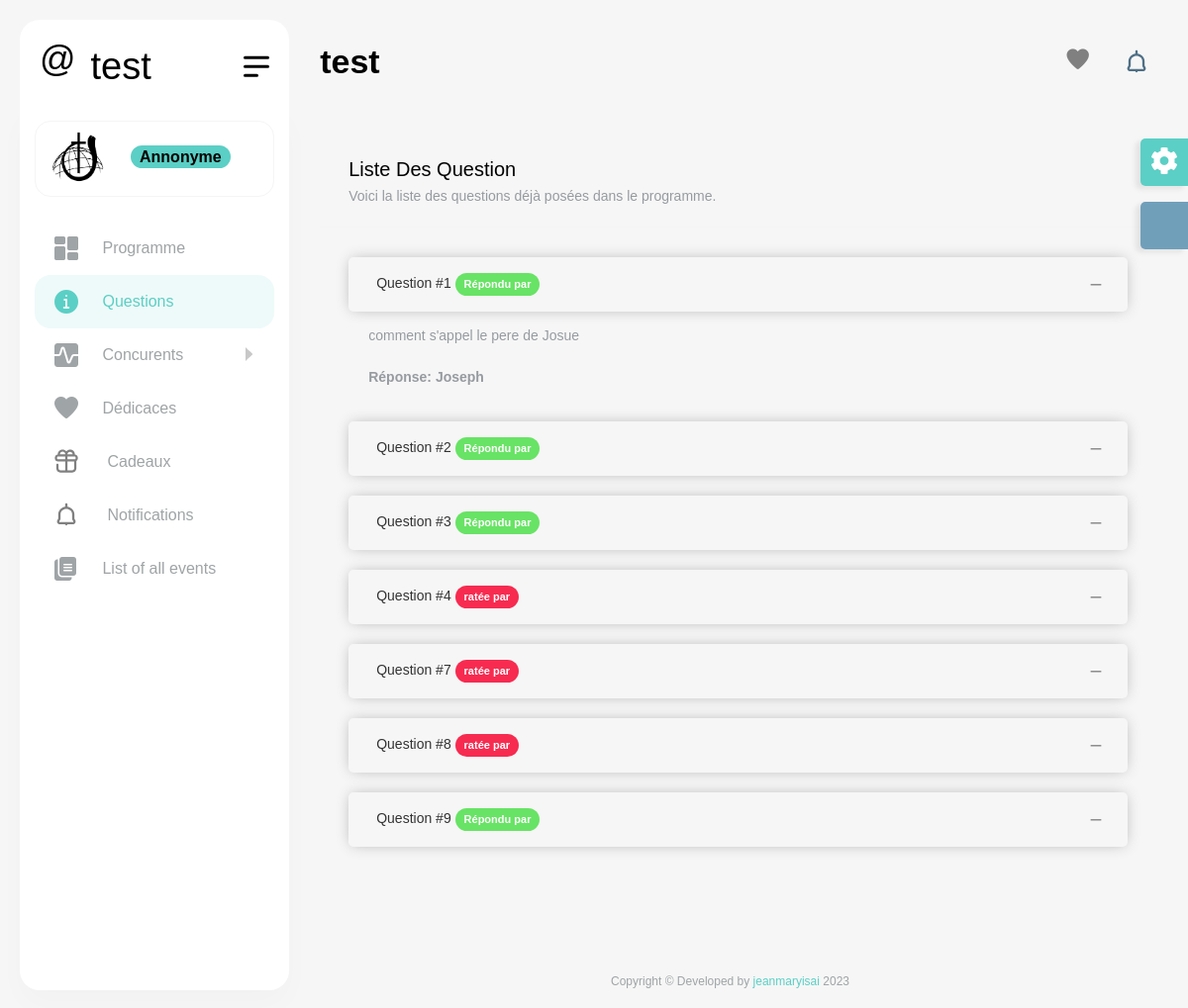
Screenshot of /questions with the database file from the repository.
### core/models.py (models this page shows, shortened)
class CustomEvent(models.Model):
    titre= models.CharField(max_length=50)
    date= models.DateTimeField()
    location=models.CharField(max_length=300)
    is_concour=models.BooleanField(default=True)
    isActive=models.BooleanField()
    mc=models.CharField(max_length=50, default='Sara Casseus')

class Question(models.Model):
    enoncee=models.TextField()
    reponse=models.TextField()
    number=models.IntegerField(unique=True)
    receveur=models.ForeignKey(Concurent,null=True,blank=True,on_delete=models.SET_NULL,related_name='personne_posee')
    repondu=models.BooleanField()
    repliques= models.ManyToManyField(Concurent,related_name='persone_avoir_repondu',blank=True)
    repliques_rate=models.ManyToManyField(Concurent,blank=True)
    manche=models.ForeignKey(Manche,on_delete=models.SET_NULL,null=True,blank=True)
    used= models.BooleanField(default=False)
    time_answer=models.DateTimeField(null=True,blank=True)
    is_unique=models.BooleanField(default=False)
    is_repliques=models.BooleanField(default=True)
    is_risk=models.BooleanField(default=False)
    is_bonus=models.BooleanField(default=False)
    event= models.ForeignKey(CustomEvent,on_delete=models.SET_NULL,null=True,blank=True)

### core/views.py (the view)
# urls.py: path('questions',questions,name='questions'),
def questions(request):
    return render(request,'questions.html',{'qst':Question.objects.filter(used=True).order_by('number')})

### core/context_processors.py (called while the page is built)
def cart(request):
    concurents= Concurent.objects.all()
    dedicaces= Dedicace.objects.filter(show=True,event=True).order_by('-date')[:5]
    notification=Notification.objects.all().order_by('-date')[:5]
    context={'concurents':concurents
    ,
    'dedicaces':dedicaces,
    'notifications':notification,
    'event':CustomEvent.objects.get(isActive=True)
    }
    return context

### core/models.py (called while the page is built)
    @property
    def isTeam(self):
        if self.members.count()>1:
            return True
        else:
            return False

    @property
    def vraiNom(self):
        if self.isTeam:
            return self.nom
        else:
            return self.members.all().first.__str__

### templates/questions.html (shortened to what this page needs)
{% extends 'base.html' %} {% load static %} {% block 'body' %}
<div class="col-xxl-12">
    <div class="card transparent-card">
        <div class="card-header d-block">
            <h4 class="card-title">Liste des question</h4>
            <p class="m-0 subtitle">Voici la liste des questions d&eacute;j&agrave; pos&eacute;es dans le programme.</p>
        </div>
        <div class="card-body">
            <div class="accordion accordion-header-shadow accordion-rounded" id="accordion-ten">
                {% for x in qst %}
                <div class="accordion-item">
                    <div class="accordion-header  rounded-lg" id="accord-{{forloop.counter}}0One" data-bs-toggle="collapse" data-bs-target="#collapse{{forloop.counter}}0One" aria-controls="collapse{{forloop.counter}}0One" aria-expanded="true" role="button">
                        <span class="accordion-header-text">Question #{{x.number}} <span
                                class="badge badge-{% if x.repondu == True %}success{%else%}danger{%endif%} badge-sm">{% if x.repondu == True %}R&eacute;pondu{%else%}rat&eacute;e{%endif%} par {{x.receveur.prenom}}</span></span>
                        <span class="accordion-header-indicator"></span>
                    </div>
                    <div id="collapse{{forloop.counter}}0One" class="collapse accordion__body {% if forloop.counter == 1 %}show{% endif %}" aria-labelledby="accord-{{forloop.counter}}0One" data-bs-parent="#accordion-ten">
                        <div class="accordion-body-text">
                            {{x.enoncee}}
                            <br><br>
                            <strong>
                                R&eacute;ponse: {{x.reponse}}
                            </strong>
                        </div>
                    </div>
                </div>
                {% empty %}
                <h3>Pas de questions pour l'instant revenez plus tard. ;)</h3>
                {% endfor %}
            </div>
        </div>
    </div>
</div>
{%endblock%}

### templates/base.html (shortened to what this page needs)
 {% load static %}
<!DOCTYPE html>
<html lang="en">
<head>
    <link href="{% static 'vendor/jquery-nice-select/css/nice-select.css' %}" rel="stylesheet">
    <link rel="stylesheet" href="{% static 'vendor/nouislider/nouislider.min.css' %}"> {% block css %}{% endblock %}
    <link rel="stylesheet" href="{% static 'vendor/sweetalert2/dist/sweetalert2.min.css' %}">
    <link href="{% static 'css/style.css' %}" rel="stylesheet">
</head>
<body style="background-image: url(static/images/pattern/pattern6i.png)">
    <div id="main-wrapper">
        <div class="nav-header">
            <a href="{% url 'home' %}" class="brand-logo">
                <h1 class="logo-abbr" width="53" height="53" viewbox="0 0 53 53">@</h1>
                <h2 class="brand-title" width="124px" height="33px">{{event.titre}}</h2>
            </a>
            <div class="nav-control">
                <div class="hamburger">
                    <span class="line"></span><span class="line"></span><span class="line"></span>
                </div>
            </div>
        </div>
        <div class="header">
            <div class="header-content">
                <nav class="navbar navbar-expand">
                    <div class="collapse navbar-collapse justify-content-between">
                        <div class="header-left">
                            <div class="dashboard_bar">
                                {{ event.titre }}
                            </div>
                        </div>
                        <ul class="navbar-nav header-right">
                            <li class="nav-item dropdown notification_dropdown">
                                <a class="nav-link  ai-icon" href="javascript:void(0);" role="button" data-bs-toggle="dropdown">
                                    <i class="flaticon-045-heart" style="color:gray;font-size:1.4rem"></i>
                                </a>
                            </li>
                            <li class="nav-item dropdown notification_dropdown">
                                <a class="nav-link" href="javascript:void(0);" data-bs-toggle="dropdown">
                                </a>
                            </li>
                        </ul>
                    </div>
                </nav>
            </div>
        </div>
        <div class="dlabnav">
            <div class="dlabnav-scroll">
                <ul class="metismenu" id="menu">
                    <li class="dropdown header-profile">
                        <a class="nav-link" href="javascript:void(0);" role="button" data-bs-toggle="dropdown">
                            <img src="{% static 'images/profile/pic1.jpg' %}" width="20" alt="">
                            <div class="header-info ms-3">
                                <span class="font-w600 " >{% if request.user.is_authenticated %} Bienvenue {{request.user.username}}{% else %}<span class="bg-primary badge badge-sm">Annonyme</span>{% endif %}</span>
                            </div>
                        </a>
                    </li>
                    <li>
                        <a class=" ai-icon" href="{% url 'programme' %}" aria-expanded="false">
                            <i class="flaticon-025-dashboard"></i>
                            <span class="nav-text">Programme</span>
                        </a>
                    </li>
                    <li>
                        <a class="ai-icon" href="{% url 'questions' %}" aria-expanded="false">
                            <i class="flaticon-050-info"></i>
                            <span class="nav-text">Questions</span>
                        </a>
                    </li>
                    <li>
                        <a class="has-arrow ai-icon" href="javascript:void()" aria-expanded="false">
                            <i class="flaticon-041-graph"></i>
                            <span class="nav-text">Concurents</span>
                        </a>
                    </li>
                    <li>
                        <a href="{% url 'dedicaces' %}" class="ai-icon" aria-expanded="false">
                            <i class="flaticon-045-heart"></i>
                            <span class="nav-text">D&eacute;dicaces</span>
                        </a>
                    </li>
                    <li>
                        <a class="ai-icon" href="{% url 'cadeau' %}" aria-expanded="false">
                            <i class=""> </i>
                            <span class="nav-text">Cadeaux</span>
                        </a>
                    </li>
                    <li>
                        <a class=" ai-icon" href="{% url 'notifications' %}" aria-expanded="false">
                            <i class="">
                                </i>
                            <span class="nav-text">Notifications</span>
                        </a>
                    </li>
                    <li>
                        <a class=" ai-icon" href="{% url 'events' %}" aria-expanded="false">
                            <i class="flaticon-022-copy"></i>
                            <span class="nav-text">List of all events</span>
                        </a>
                    </li>
                </ul>
            </div>
        </div>
        <div class="content-body">
            <div class="container-fluid">
                <div class="row">
                     {% block 'body' %} {% endblock %}
                </div>
            </div>
        </div>
        <div class="footer">
            <div class="copyright">
                <p>Copyright © Developed by <a href="https://jeanmaryisai.online/" target="_blank">jeanmaryisai</a> 2023</p>
            </div>
        </div>
    </div>
</body>
</html>

### rows the page displays
CustomEvent: titre "test"
Question: number "1", repondu "Répondu", enoncee "comment s'appel le pere de Josue", reponse "Joseph"
Question: number "2", repondu "Répondu"
Question: number "3", repondu "Répondu"
Question: number "4", repondu "ratée"
Question: number "7", repondu "ratée"
Question: number "8", repondu "ratée"
Question: number "9", repondu "Répondu"
